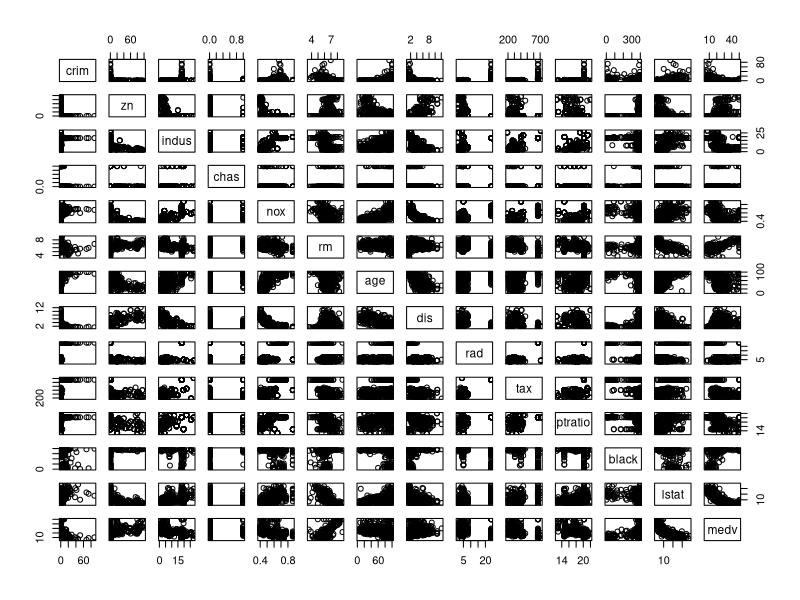
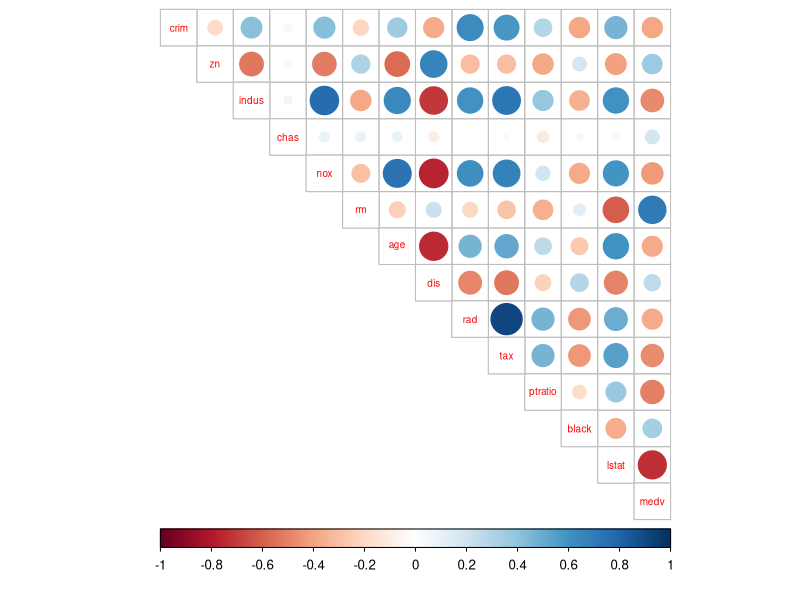
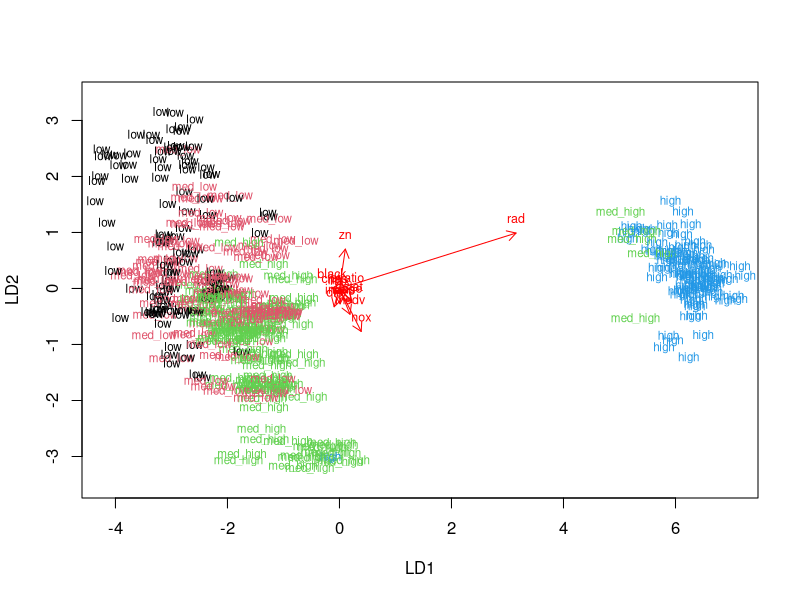
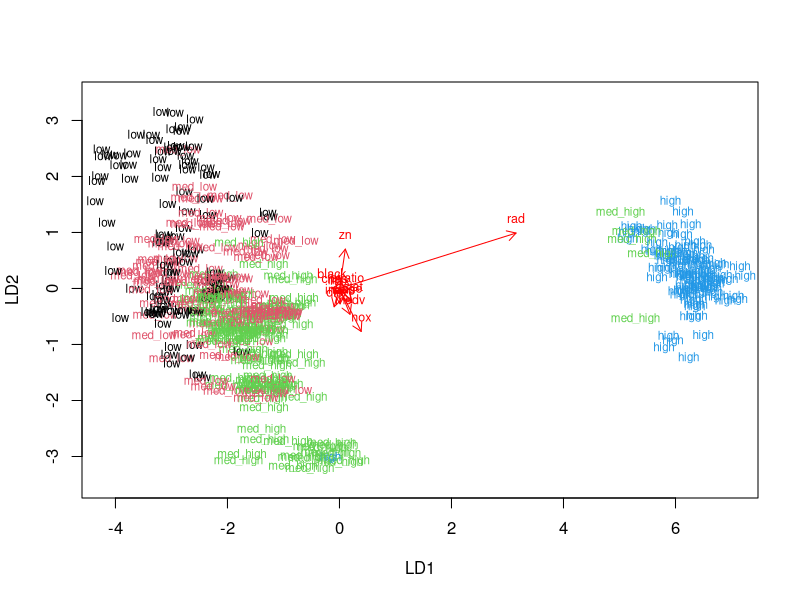
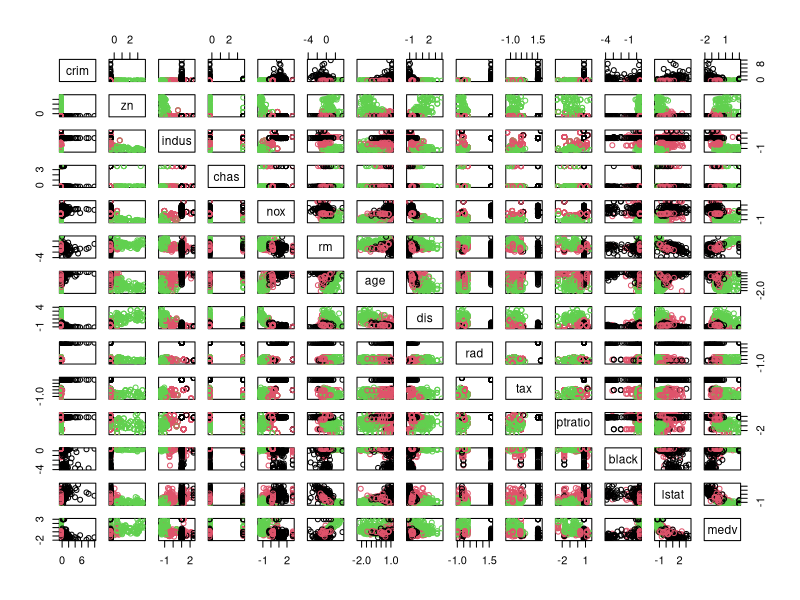
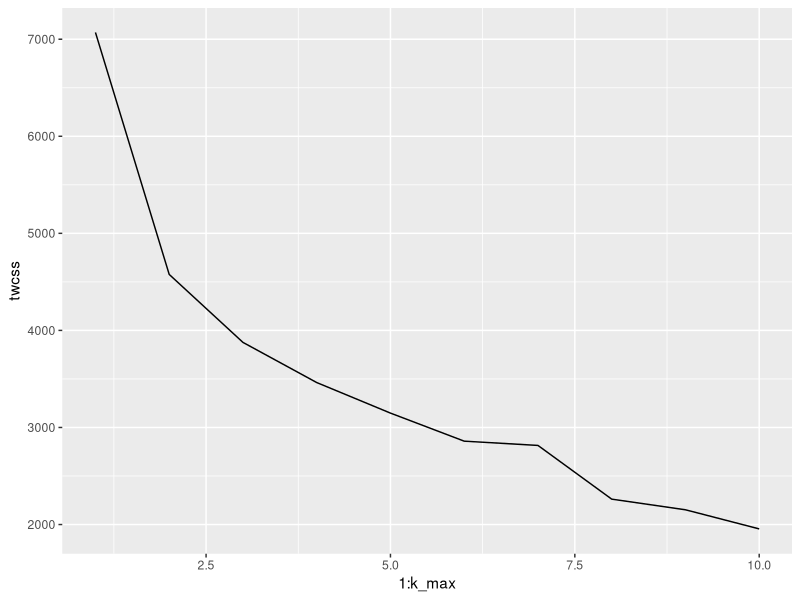
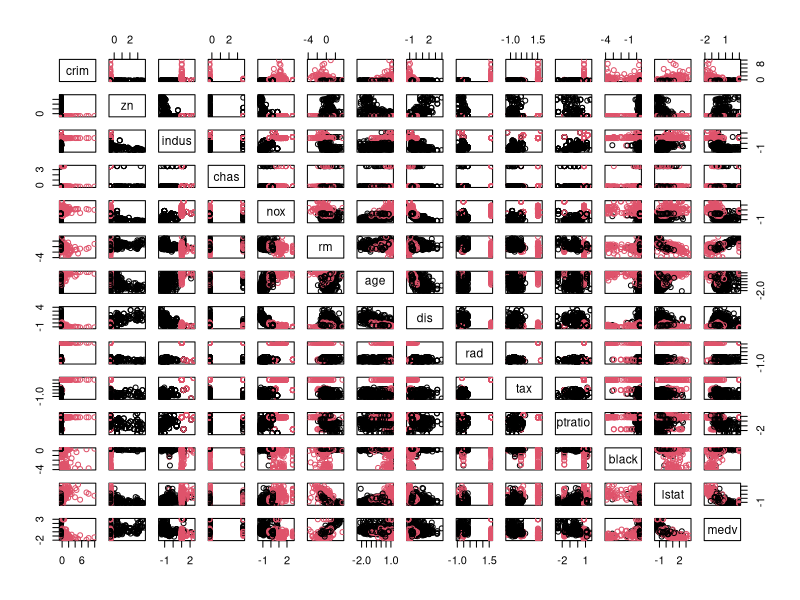

These figures' R source, in order:
## ---- chunk 1
#2.

#Test2

library(MASS)
data("Boston")

str(Boston)
dim(Boston)

testi= cbind(Boston[1:2], Boston[3])

testaa= testi[c(3, 1:2)]

## ---- chunk 2
#3.

library(corrplot)
library(tidyverse)

pairs(Boston)

# calculate the correlation matrix and round it
cor_matrix<-cor(Boston) %>%
round(.,2)
cor_matrix
# print the correlation matrix


# visualize the correlation matrix
corrplot(cor_matrix, method="circle", type= "upper", cl.pos= "b", tl.pos= "d", tl.cex= 0.6)
## ---- chunk 3
#4.
# center and standardize variables

str(Boston)
boston_scaled <- scale(Boston)
str(boston_scaled)

# summaries of the scaled variables
summary(boston_scaled)

# class of the boston_scaled object
class(boston_scaled)

# change the object to data frame
boston_scaled = as.data.frame(boston_scaled)

str(boston_scaled)

## ---- chunk 4
# 6.


# boston_scaled is available

# save the scaled crim as scaled_crim
scaled_crim <- boston_scaled$crim

# summary of the scaled_crim
summary(scaled_crim)

# create a quantile vector of crim and print it
bins <- quantile(scaled_crim)
bins

str(scaled_crim)

# create a categorical variable 'crime'
crime <- cut(scaled_crim, breaks = bins, include.lowest = TRUE, labels
=c("low", "med_low", "med_high", "high"))

# look at the table of the new factor crime
table(crime)

# remove original crim from the dataset
boston_scaled <- dplyr::select(boston_scaled, -crim)

# add the new categorical value to scaled data
boston_scaled <- data.frame(boston_scaled, crime)

# number of rows in the Boston dataset 
n <- nrow(boston_scaled)

# choose randomly 80% of the rows
ind <- sample(n,  size = n * 0.8)

# create train set
train <- boston_scaled[ind,]

# create test set 
test <- boston_scaled[-ind,]

# save the correct classes from test data
correct_classes <- test$crime

# remove the crime variable from test data
test <- dplyr::select(test, -crime)

str(Boston)
## ---- chunk 5
lda.fit <- lda(crime~. , data = train)

# print the lda.fit object
lda.fit

# the function for lda biplot arrows
lda.arrows <- function(x, myscale = 1, arrow_heads = 0.1, color = "red", tex = 0.75, choices = c(1,2)){
  heads <- coef(x)
  arrows(x0 = 0, y0 = 0, 
         x1 = myscale * heads[,choices[1]], 
         y1 = myscale * heads[,choices[2]], col=color, length = arrow_heads)
  text(myscale * heads[,choices], labels = row.names(heads), 
       cex = tex, col=color, pos=3)
}

# target classes as numeric
classes <- as.numeric(train$crime)

# plot the lda results
plot(lda.fit, dimen = 2, col=classes, pch=classes)
lda.arrows(lda.fit, myscale = 1)

classes <- as.numeric(train$crime)

# plot the lda results
plot(lda.fit, dimen = 2, col=classes, pch=classes)
lda.arrows(lda.fit, myscale = 1)

lda.pred <- predict(lda.fit, newdata = test)

# cross tabulate the results
table(correct = correct_classes, predicted = lda.pred$class)
## ---- chunk 6
#7.

library(MASS)
data('Boston')

Boston= scale(Boston)

# euclidean distance matrix
dist_eu <- dist(Boston)

# look at the summary of the distances
summary(dist_eu)

# manhattan distance matrix
dist_man <- dist(Boston, method="manhattan")


# look at the summary of the distances
summary(dist_man)


## ---- chunk 7
km <-kmeans(Boston, centers = 3)

# plot the Boston dataset with clusters
pairs(Boston, col = km$cluster)
## ---- chunk 8

library(ggplot2)
set.seed(123)

# determine the number of clusters
k_max <- 10

# calculate the total within sum of squares
twcss <- sapply(1:k_max, function(k){kmeans(Boston, k)$tot.withinss})

# visualize the results
qplot(x = 1:k_max, y = twcss, geom = 'line')

# k-means clustering
km <-kmeans(Boston, centers= 2)

# plot the Boston dataset with clusters
pairs(Boston, col = km$cluster)
